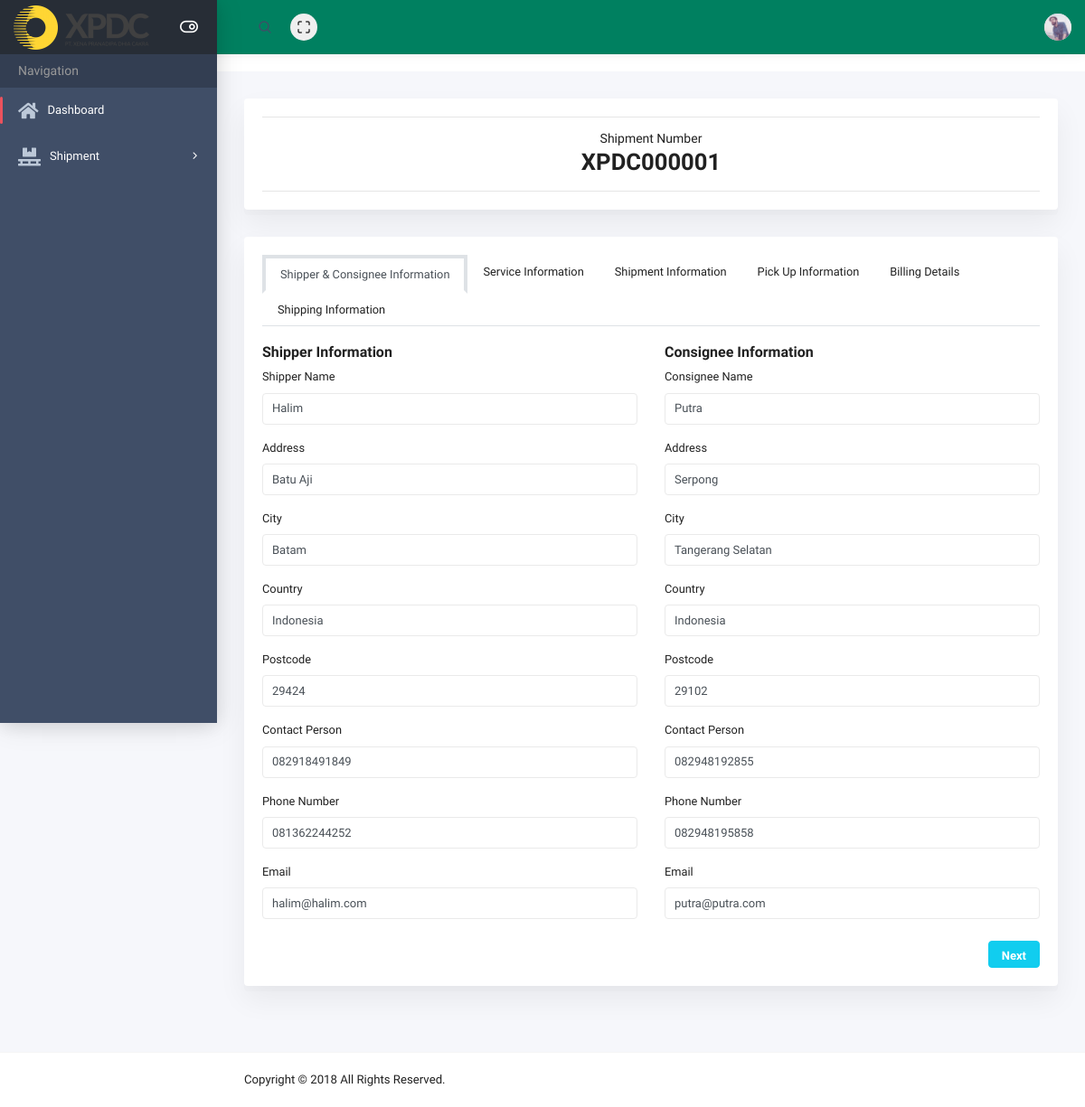
The app's page /shipment/shipment_update/9 with its own data.
### tables this page shows
CREATE TABLE `shipment_detail` (
  `id_detail` int(11) NOT NULL,
  `id_shipment` int(11) NOT NULL,
  `pickup_name` varchar(100) NOT NULL,
  `pickup_address` text NOT NULL,
  `pickup_city` varchar(100) NOT NULL,
  `pickup_country` varchar(100) NOT NULL,
  `pickup_postcode` int(11) NOT NULL,
  `pickup_contact_person` varchar(50) NOT NULL,
  `pickup_phone_number` varchar(50) NOT NULL,
  `pickup_email` varchar(100) NOT NULL,
  `pickup_date` date NOT NULL,
  `pickup_time` time NOT NULL,
  `pickup_notes` text NOT NULL,
  `billing_account` varchar(50) NOT NULL,
  `billing_name` varchar(100) NOT NULL,
  `billing_address` text NOT NULL,
  `billing_city` varchar(100) NOT NULL,
  `billing_country` varchar(100) NOT NULL,
  `billing_postcode` int(11) NOT NULL,
  `billing_contact_person` varchar(50) NOT NULL,
  `billing_phone_number` varchar(50) NOT NULL,
  `billing_email` varchar(100) NOT NULL,
  `main_agent_mawb_mbl` date NOT NULL,
  `main_agent_carrier` varchar(50) NOT NULL,
  `main_agent_voyage_flight_no` date NOT NULL,
  `secondary_agent_mawb_mbl` date NOT NULL,
  `secondary_agent_carrier` varchar(50) NOT NULL,
  `secondary_agent_voyage_flight_no` date NOT NULL,
  `port_of_loading` varchar(50) NOT NULL,
  `port_of_discharge` varchar(50) NOT NULL,
  `container_no` varchar(50) NOT NULL,
  `seal_no` varchar(50) NOT NULL,
  `cipl_no` varchar(50) NOT NULL,
  `permit_no` varchar(50) NOT NULL
);

CREATE TABLE `shipment` (
  `id` int(11) NOT NULL,
  `tracking_no` varchar(50) NOT NULL,
  `shipper_name` text NOT NULL,
  `shipper_address` text NOT NULL,
  `shipper_city` text NOT NULL,
  `shipper_country` text NOT NULL,
  `shipper_postcode` int(11) NOT NULL,
  `shipper_contact_person` varchar(50) NOT NULL,
  `shipper_phone_number` varchar(50) NOT NULL,
  `shipper_email` text NOT NULL,
  `consignee_name` text NOT NULL,
  `consignee_address` text NOT NULL,
  `consignee_city` text NOT NULL,
  `consignee_country` text NOT NULL,
  `consignee_postcode` int(11) NOT NULL,
  `consignee_contact_person` varchar(50) NOT NULL,
  `consignee_phone_number` varchar(50) NOT NULL,
  `consignee_email` text NOT NULL,
  `type_of_shipment` varchar(50) NOT NULL,
  `type_of_mode` varchar(50) NOT NULL,
  `incoterms` varchar(50) NOT NULL,
  `sea` varchar(50) NOT NULL,
  `description_of_goods` text NOT NULL,
  `hscode` varchar(50) NOT NULL,
  `coo` varchar(50) NOT NULL,
  `declared_value` varchar(50) NOT NULL,
  `currency` varchar(50) NOT NULL,
  `ref_no` varchar(50) NOT NULL,
  `status` varchar(50) NOT NULL,
  `status_delete` int(11) NOT NULL COMMENT '1 = active, 0 = delete'
);

### application/views/index.php (called while the page is built, shortened)
<?php $this->load->view('_partial/header');?>
<?php $this->load->view('_partial/top');?>
<?php $this->load->view($subview);?>

### application/controllers/Shipment.php (called while the page is built, shortened)
<?php
class Shipment extends CI_Controller
{
	public function __construct()
	{
		$this->load->model('shipment_mod');
		$this->load->helper('general');
	}
	public function shipment_update($id)
	{
		$where['id'] 						= $id;
		$shipment_list 					= $this->shipment_mod->shipment_list_db($where);
		unset($where);
		$where['id_shipment'] 	= $id;
		$packages_list 					= $this->shipment_mod->shipment_packages_list_db($where);
		$history_list 					= $this->shipment_mod->shipment_history_list_db($where);
		$data['shipment'] 			= $shipment_list[0];
		$data['packages_list'] 	= $packages_list;
		$data['history_list'] 	= $history_list;
		$data['t'] 							= 'g';
		$data['subview'] 				= 'shipment/shipment_update';
		$data['meta_title'] 		= 'Shipment List';
		$this->load->view('index', $data);
	}
}

### index.php (called while the page is built, shortened)
<?php
require_once BASEPATH.'core/CodeIgniter.php';

### application/models/Shipment_mod.php (called while the page is built, shortened)
<?php  if ( ! defined('BASEPATH')) exit('No direct script access allowed');
class Shipment_mod extends CI_Model {
  function shipment_list_db($where = null, $show_all = 0){
		if(isset($where)){
			$this->db->where($where);
    }
    if($show_all != 1){
			$this->db->where('status_delete', '1');
    }
    $this->db->select('*');
    $this->db->from('shipment');
    $this->db->join('shipment_detail', 'shipment.id = shipment_detail.id_shipment');
		$query = $this->db->get();
		return $query->result_array();
	}
  function shipment_packages_list_db($where = null, $show_all = 0){
		if(isset($where)){
			$this->db->where($where);
    }
    if($show_all != 1){
			$this->db->where('status_delete', '1');
    }
		$query = $this->db->get('shipment_packages');
		return $query->result_array();
  }
  function shipment_history_list_db($where = null, $show_all = 0){
		if(isset($where)){
			$this->db->where($where);
    }
    if($show_all != 1){
			$this->db->where('status_delete', '1');
    }
		$query = $this->db->get('shipment_history');
		return $query->result_array();
	}
}

### application/views/shipment/shipment_update.php (the view, shortened to what this page needs)
<div class="main-content">
  <div class="container-fluid">
    <form action="<?php echo base_url(); ?>shipment/shipment_update_process" method="POST" class="forms-sample">
      <div class="row clearfix">
        <div class="col-md-12">
          <div class="card">
            <div class="card-body">
              <hr class="mt-0">
              <p class="m-0 text-center">Shipment Number</p>
              <h1 class="font-weight-bold m-0 text-center"><?php echo $shipment['tracking_no'] ?></h1>
              <hr class="mb-0">
            </div>
          </div>
        </div>
      </div>
      <div class="row clearfix">
        <div class="col-md-12">
          <div class="card">
            <div class="card-body">
              <ul class="nav nav-tabs" id="myTab" role="tablist">
                <li class="nav-item">
                  <a class="nav-link active" id="shipper-consignee-tab" data-toggle="tab" href="#shipper-consignee" role="tab" aria-controls="shipper-consignee" aria-selected="true">Shipper & Consignee Information</a>
                </li>
                <li class="nav-item">
                  <a class="nav-link" id="service-tab" data-toggle="tab" href="#service" role="tab" aria-controls="service" aria-selected="false">Service Information</a>
                </li>
                <li class="nav-item">
                  <a class="nav-link" id="shipment-info-tab" data-toggle="tab" href="#shipment-info" role="tab" aria-controls="shipment-info" aria-selected="false">Shipment Information</a>
                </li>
                <li class="nav-item">
                  <a class="nav-link" id="pickup-info-tab" data-toggle="tab" href="#pickup-info" role="tab" aria-controls="pickup-info" aria-selected="false">Pick Up Information</a>
                </li>
                <li class="nav-item">
                  <a class="nav-link" id="billing-tab" data-toggle="tab" href="#billing" role="tab" aria-controls="billing" aria-selected="false">Billing Details</a>
                </li>
                <li class="nav-item">
                  <a class="nav-link" id="shipping-info-tab" data-toggle="tab" href="#shipping-info" role="tab" aria-controls="shipping-info" aria-selected="false">Shipping Information</a>
                </li>
              </ul>
              <div class="tab-content" id="myTabContent">
                <div class="tab-pane fade show active" id="shipper-consignee" role="tabpanel" aria-labelledby="shipper-consignee-tab">
                  <br>
                  <div class="row clearfix">
                    <div class="col-md-6">
                      <h6 class="font-weight-bold">Shipper Information</h6>
                      <div class="form-group">
                        <label>Shipper Name</label>
                        <input type="text" class="form-control" name="shipper_name" placeholder="Shipper Name" value="<?= $shipment['shipper_name'] ?>" required>
                      </div>
                      <div class="form-group">
                        <label>Address</label>
                        <input type="text" class="form-control" name="shipper_address" placeholder="Address" value="<?= $shipment['shipper_address'] ?>" required>
                      </div>
                      <div class="form-group">
                        <label>City</label>
                        <input type="text" class="form-control" name="shipper_city" placeholder="City" value="<?= $shipment['shipper_city'] ?>" required>
                      </div>
                      <div class="form-group">
                        <label>Country</label>
                        <input type="text" class="form-control" name="shipper_country" placeholder="Country" value="<?= $shipment['shipper_country'] ?>" required>
                      </div>
                      <div class="form-group">
                        <label>Postcode</label>
                        <input type="text" class="form-control" name="shipper_postcode" placeholder="Postcode" value="<?= $shipment['shipper_postcode'] ?>" required>
                      </div>
                      <div class="form-group">
                        <label>Contact Person</label>
                        <input type="text" class="form-control" name="shipper_contact_person" placeholder="Contact Person" value="<?= $shipment['shipper_contact_person'] ?>" required>
                      </div>
                      <div class="form-group">
                        <label>Phone Number</label>
                        <input type="text" class="form-control" name="shipper_phone_number" placeholder="Phone Number" value="<?= $shipment['shipper_phone_number'] ?>" required>
                      </div>
                      <div class="form-group">
                        <label>Email</label>
                        <input type="email" class="form-control" name="shipper_email" placeholder="Email" value="<?= $shipment['shipper_email'] ?>" required>
                      </div>
                    </div>
                    <div class="col-md-6">
                      <h6 class="font-weight-bold">Consignee Information</h6>
                      <div class="form-group">
                        <label>Consignee Name</label>
                        <input type="text" class="form-control" name="consignee_name" placeholder="Receiver Name" value="<?= $shipment['consignee_name'] ?>" required>
                      </div>
                      <div class="form-group">
                        <label>Address</label>
                        <input type="text" class="form-control" name="consignee_address" placeholder="Address" value="<?= $shipment['consignee_address'] ?>" required>
                      </div>
                      <div class="form-group">
                        <label>City</label>
                        <input type="text" class="form-control" name="consignee_city" placeholder="City" value="<?= $shipment['consignee_city'] ?>" required>
                      </div>
                      <div class="form-group">
                        <label>Country</label>
                        <input type="text" class="form-control" name="consignee_country" placeholder="Country" value="<?= $shipment['consignee_country'] ?>" required>
                      </div>
                      <div class="form-group">
                        <label>Postcode</label>
                        <input type="text" class="form-control" name="consignee_postcode" placeholder="Postcode" value="<?= $shipment['consignee_postcode'] ?>" required>
                      </div>
                      <div class="form-group">
                        <label>Contact Person</label>
                        <input type="text" class="form-control" name="consignee_contact_person" placeholder="Contact Person" value="<?= $shipment['consignee_contact_person'] ?>" required>
                      </div>
                      <div class="form-group">
                        <label>Phone Number</label>
                        <input type="text" class="form-control" name="consignee_phone_number" placeholder="Phone Number" value="<?= $shipment['consignee_phone_number'] ?>" required>
                      </div>
                      <div class="form-group">
                        <label>Email</label>
                        <input type="email" class="form-control" name="consignee_email" placeholder="Email" value="<?= $shipment['consignee_email'] ?>" required>
                      </div>
                    </div>
                  </div>
                  <div class="mt-2 row">
                    <div class="text-right col-12">
                      <span class="btn btn-info next-tab">Next</span>
                    </div>
                  </div>
                </div>
              </div>
            </div>
          </div>
        </div>
      </div>
    </form>
  </div>
</div>

### application/views/shipment/shipment_update.php (style rules this page uses)
a.nav-link.active { border-width: 4px; border-bottom: 4px solid #007bff; }
a.nav-link { border-radius: 0px !important; }

### records on screen
shipment_detail: id_shipment.tracking_no "XPDC000001", shipper_name "Halim", shipper_address "Batu Aji", shipper_city "Batam", shipper_country "Indonesia", shipper_postcode "29424", shipper_contact_person "082918491849", shipper_phone_number "081362244252", shipper_email "halim@halim.com", consignee_name "Putra", consignee_address "Serpong", consignee_city "Tangerang Selatan", consignee_country "Indonesia", consignee_postcode "29102", consignee_contact_person "082948192855", consignee_phone_number "082948195858", consignee_email "putra@putra.com"
